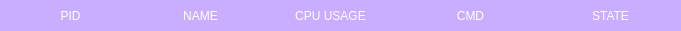
    <widget class="QFrame" name="frame_18">
     <property name="geometry">
      <rect>
       <x>20</x>
       <y>100</y>
       <width>681</width>
       <height>31</height>
      </rect>
     </property>
     <property name="styleSheet">
      <string notr="true">background-color:rgba(147, 93, 254, 0.3);
border-radius:0px;</string>
     </property>
     <property name="frameShape">
      <enum>QFrame::StyledPanel</enum>
     </property>
     <property name="frameShadow">
      <enum>QFrame::Raised</enum>
     </property>
     <widget class="QLabel" name="tasks_2">
      <property name="geometry">
       <rect>
        <x>0</x>
        <y>0</y>
        <width>141</width>
        <height>31</height>
       </rect>
      </property>
      <property name="styleSheet">
       <string notr="true">color:white;
font-size:12px;
background-color:transparent;</string>
      </property>
      <property name="text">
       <string>PID</string>
      </property>
      <property name="alignment">
       <set>Qt::AlignCenter</set>
      </property>
     </widget>
     <widget class="QLabel" name="tasks_3">
      <property name="geometry">
       <rect>
        <x>130</x>
        <y>0</y>
        <width>141</width>
        <height>31</height>
       </rect>
      </property>
      <property name="styleSheet">
       <string notr="true">color:white;
font-size:12px;
background-color:transparent;</string>
      </property>
      <property name="text">
       <string>NAME</string>
      </property>
      <property name="alignment">
       <set>Qt::AlignCenter</set>
      </property>
     </widget>
     <widget class="QLabel" name="tasks_4">
      <property name="geometry">
       <rect>
        <x>260</x>
        <y>0</y>
        <width>141</width>
        <height>31</height>
       </rect>
      </property>
      <property name="styleSheet">
       <string notr="true">color:white;
font-size:12px;
background-color:transparent;</string>
      </property>
      <property name="text">
       <string>CPU USAGE</string>
      </property>
      <property name="alignment">
       <set>Qt::AlignCenter</set>
      </property>
     </widget>
     <widget class="QLabel" name="tasks_5">
      <property name="geometry">
       <rect>
        <x>400</x>
        <y>0</y>
        <width>141</width>
        <height>31</height>
       </rect>
      </property>
      <property name="styleSheet">
       <string notr="true">color:white;
font-size:12px;
background-color:transparent;</string>
      </property>
      <property name="text">
       <string>CMD</string>
      </property>
      <property name="alignment">
       <set>Qt::AlignCenter</set>
      </property>
     </widget>
     <widget class="QLabel" name="tasks_6">
      <property name="geometry">
       <rect>
        <x>540</x>
        <y>0</y>
        <width>141</width>
        <height>31</height>
       </rect>
      </property>
      <property name="styleSheet">
       <string notr="true">color:white;
font-size:12px;
background-color:transparent;</string>
      </property>
      <property name="text">
       <string>STATE</string>
      </property>
      <property name="alignment">
       <set>Qt::AlignCenter</set>
      </property>
     </widget>
    </widget>
